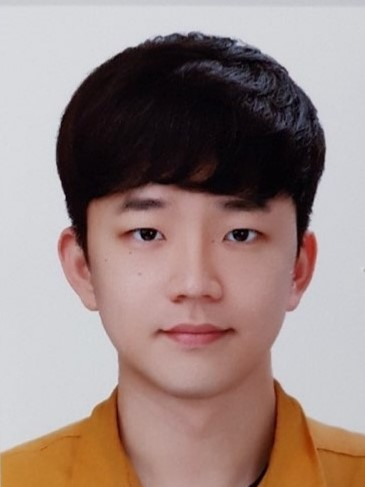
#> input picture temp/open_cv/Image/son.jpg, 365 x 487 px
$ python open_cv_test7.py
#> lines starting #> are read from the running program, lines starting #| are printed output that depends on the picture; after the words box and inside, x2 and y2 are one past the last pixel; in counts of white or black regions, pixels touching at a corner belong together
import cv2
import numpy as np
from collections import deque

src = cv2.imread("Image/son.jpg")
#> src is the input picture: shape (487, 365, 3); mean B, G, R 130, 134.4, 154.4
gray = cv2.cvtColor(src, cv2.COLOR_BGR2GRAY)
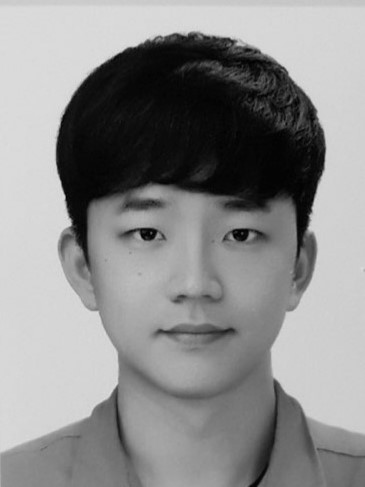
#> gray: shape (487, 365); min 1, max 224, mean 139.8
binary = cv2.adaptiveThreshold(
    gray, 255, cv2.ADAPTIVE_THRESH_MEAN_C, cv2.THRESH_BINARY, 467, 37)
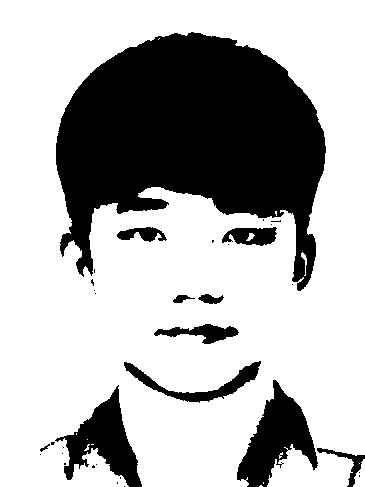
#> binary: shape (487, 365); 70.2% white; 33 black regions (22 under 20 px), largest, box (x1, y1, x2, y2) and area: (56, 32, 326, 291) 41391, (237, 380, 318, 487) 4015, (55, 385, 142, 487) 3516

# 빈 output 이미지 생성 (흰색)
output = np.full(binary.shape, 255, dtype=np.uint8)

# 이미지의 높이와 너비
height, width = binary.shape
#> height = 487; width = 365

# 점진적으로 이미지를 보여주는 단위 설정
step = 10

# 검은 픽셀 목록 생성
black_pixels = []
for i in range(0, height, step):
    for j in range(0, width, step):
        if binary[i, j] == 0:
            black_pixels.append((i, j))

# 검은 픽셀을 방문하면서 이미지 그리기
for i, j in black_pixels:
    output[i:i + step, j:j + step] = binary[i:i + step, j:j + step]
    cv2.imshow("output", output)
    cv2.waitKey(1)
#> this loop made 540 passes
#> pass 1, `cv2.imshow("output", output)`:
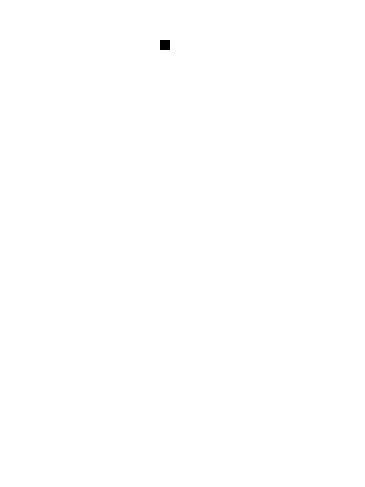
#> window 'output': shape (487, 365); 99.9% white; 1 black region, box (x1, y1, x2, y2) and area: (160, 40, 170, 50) 100
#> after the loop:
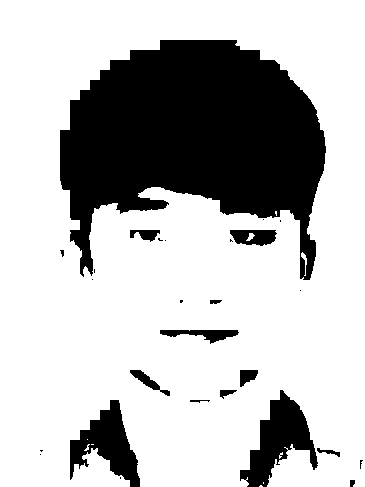
#> output: shape (487, 365); 73.4% white; 27 black regions (14 under 20 px), largest, box (x1, y1, x2, y2) and area: (60, 40, 326, 280) 38933, (240, 390, 318, 487) 3324, (70, 400, 140, 487) 2870

cv2.waitKey(0)
cv2.destroyAllWindows()
